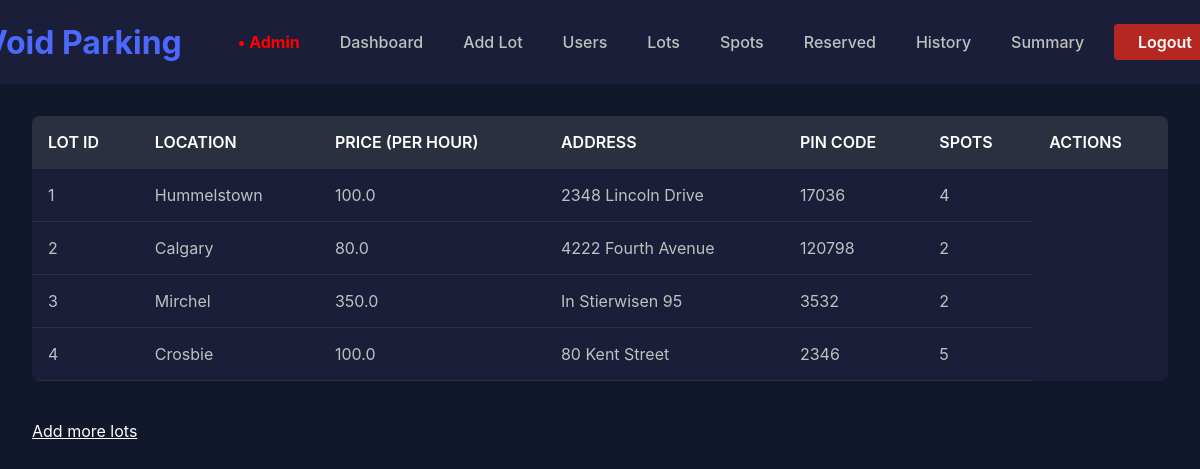
/admin/lots (signed in), run on the app's committed database.
### backend/models.py (models this page shows)
class ParkingLot(db.Model):
  __tablename__ = 'parkinglot'
  id = db.Column(db.Integer, primary_key=True)
  location = db.Column(db.String, nullable=False)
  price = db.Column(db.Float, nullable=False)
  address = db.Column(db.String, nullable=False, unique=True)
  pincode = db.Column(db.String, nullable=False)
  max_spots = db.Column(db.Integer, nullable=False)
  spots = db.relationship('ParkingSpot', backref='lot', cascade='all, delete')

### backend/routes.py (the view)
@main.route('/admin/lots')
def lots():
  if not session.get('admin_status'):
    return render_template('/user/user_error.html', message='Access Denied!')
  lots = ParkingLot.query.all()
  return render_template('/admin/lots.html', lots=lots)

### templates/admin/lots.html (shortened to what this page needs)
{% extends '/admin/admin_base.html' %}
{% block content %}
{% if lots %}
  <table>
    <tr>
      <th> Lot ID </th>
      <th> Location </th>
      <th> Price (Per Hour)</th>
      <th> Address </th>
      <th> Pin Code </th>
      <th> Spots </th>
      <th> Actions </th>
    </tr>
    {% for lot in lots %}
    <tr>
      <td> {{ lot.id }} </td>
      <td> {{ lot.location }} </td>
      <td> {{ lot.price }} </td>
      <td> {{ lot.address }} </td>
      <td> {{ lot.pincode }} </td>
      <td> {{ lot.max_spots }} </td>
    </tr>
    {% endfor %}
  </table>
  <br> <br>
  <a href="{{ url_for('main.add_lot') }}">Add more lots</a>
{% else %}
  <p>No Lots found! Create lot <a href="{{ url_for('main.add_lot') }}">here</a> </p>
{% endif %}
{% endblock %}

### static/styles.css (style rules this page uses)
body { margin: 0; font-family: -apple-system, BlinkMacSystemFont, "Segoe UI", Roboto, "Helvetica Neue", Arial, sans-serif; background-color: #12182b; color: #c0c0c0; }
a { color:white; }
table { width: 100%; border-collapse: collapse; margin-top: 2rem; background-color: #1a1e38; color: #c0c0c0; border-radius: 0.5rem; overflow: hidden; }
th, td { padding: 1rem; text-align: left; border-bottom: 1px solid #2b3040; }
th { background-color: #2b3040; font-weight: 600; text-transform: uppercase; color: #ffffff; }

### data on the page
ParkingLot: id "1", location "Hummelstown", price "100.0", address "2348 Lincoln Drive", pincode "17036", max_spots "4"
ParkingLot: id "2", location "Calgary", price "80.0", address "4222 Fourth Avenue", pincode "120798", max_spots "2"
ParkingLot: id "3", location "Mirchel", price "350.0", address "In Stierwisen 95", pincode "3532", max_spots "2"
ParkingLot: id "4", location "Crosbie", price "100.0", address "80 Kent Street", pincode "2346", max_spots "5"
